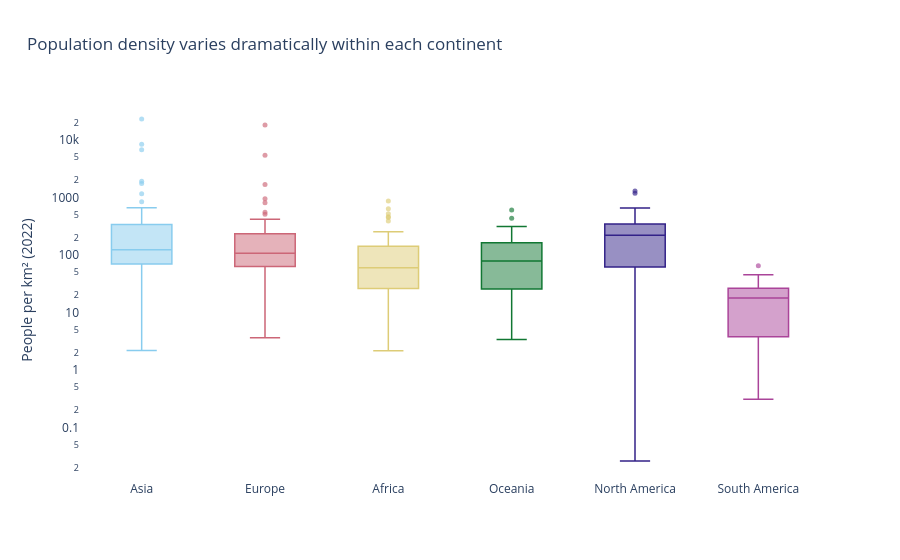

The notebook cell saved with this chart:
### Markdown cell above
**Chart choice & justification:** *Which chart did you choose, and why? Justify design choices.

*YOUR ANSWER HERE*

It is appropriate to use a box plot, as we are being asked to compare the variation within and between continents rather than just the average density. It makes it easier to compare differences in population density because it shows the median, interquartile range, and outliers.

### Code cell
fig = px.box(
    df,
    x='Continent',
    y='Density',
    color='Continent',
    points='outliers',
    title='Population density varies dramatically within each continent',
    labels={
        'Continent': '',
        'Density': 'People per km² (2022)'
    },
    color_discrete_sequence=px.colors.qualitative.Safe,
    template='plotly_white'
)

fig.update_traces(
    marker=dict(size=5, opacity=0.65),
    line=dict(width=1.5)
)

fig.update_layout(
    title_x=0.03,
    showlegend=False,
    xaxis_showgrid=False,
    yaxis_showgrid=False
)

fig.update_yaxes(type='log')

fig.show()

### Figure 1 — Plotly figure (JSON) as saved in the notebook; plotly's stock layout.template omitted (floating-point values rounded to 4 significant figures)
{"data": [{"alignmentgroup": "True", "boxpoints": "outliers", "hovertemplate": "=%{x}<br>People per km² (2022)=%{y}<extra></extra>", "legendgroup": "Asia", "line": {"width": 1.5}, "marker": {"color": "rgb(136, 204, 238)", "opacity": 0.65, "size": 5}, "name": "Asia", "notched": false, "offsetgroup": "Asia", "orientation": "v", "showlegend": true, "type": "box", "x": ["Asia", "Asia", "Asia", "Asia", "Asia", "Asia", "Asia", "Asia", "Asia", "Asia", "Asia", "Asia", "Asia", "Asia", "Asia", "Asia", "Asia", "Asia", "Asia", "Asia", "Asia", "Asia", "Asia", "Asia", "Asia", "Asia", "Asia", "Asia", "Asia", "Asia", "Asia", "Asia", "Asia", "Asia", "Asia", "Asia", "Asia", "Asia", "Asia", "Asia", "Asia", "Asia", "Asia", "Asia", "Asia", "Asia", "Asia", "Asia", "Asia", "Asia"], "x0": " ", "xaxis": "x", "y": [63.06, 93.48, 119.6, 1924.0, 1160.0, 20.38, 77.88, 92.62, 146.9, 53.72, 6783.0, 431.1, 144.7, 53.73, 101.5, 435.2, 328.0, 126.3, 7.119, 239.6, 33.16, 31.8, 525.2, 23170.0, 102.6, 1746.0, 2.173, 80.08, 207.6, 216.3, 14.79, 267.4, 844.1, 337.5, 232.6, 16.94, 8416.0, 517.1, 332.8, 119.5, 660.2, 69.55, 139.7, 90.18, 108.9, 13.18, 112.9, 77.4, 296.4, 63.82], "y0": " ", "yaxis": "y"}, {"alignmentgroup": "True", "boxpoints": "outliers", "hovertemplate": "=%{x}<br>People per km² (2022)=%{y}<extra></extra>", "legendgroup": "Europe", "line": {"width": 1.5}, "marker": {"color": "rgb(204, 102, 119)", "opacity": 0.65, "size": 5}, "name": "Europe", "notched": false, "offsetgroup": "Europe", "orientation": "v", "showlegend": true, "type": "box", "x": ["Europe", "Europe", "Europe", "Europe", "Europe", "Europe", "Europe", "Europe", "Europe", "Europe", "Europe", "Europe", "Europe", "Europe", "Europe", "Europe", "Europe", "Europe", "Europe", "Europe", "Europe", "Europe", "Europe", "Europe", "Europe", "Europe", "Europe", "Europe", "Europe", "Europe", "Europe", "Europe", "Europe", "Europe", "Europe", "Europe", "Europe", "Europe", "Europe", "Europe", "Europe", "Europe", "Europe", "Europe", "Europe", "Europe", "Europe", "Europe", "Europe", "Europe"], "x0": " ", "xaxis": "x", "y": [98.87, 170.6, 106.6, 45.93, 381.8, 63.14, 61.17, 71.22, 135.3, 133.1, 136.5, 29.32, 38.11, 16.37, 117.1, 233.5, 5442.0, 78.68, 811.6, 107.1, 3.62, 71.48, 147.8, 195.9, 955.0, 28.67, 245.8, 42.11, 250.4, 1688.0, 96.7, 18230.0, 45.4, 419.7, 81.42, 16.78, 127.5, 111.5, 82.47, 8.464, 551.8, 81.73, 115.1, 104.6, 93.99, 23.43, 211.7, 65.79, 277.9, 510.0], "y0": " ", "yaxis": "y"}, {"alignmentgroup": "True", "boxpoints": "outliers", "hovertemplate": "=%{x}<br>People per km² (2022)=%{y}<extra></extra>", "legendgroup": "Africa", "line": {"width": 1.5}, "marker": {"color": "rgb(221, 204, 119)", "opacity": 0.65, "size": 5}, "name": "Africa", "notched": false, "offsetgroup": "Africa", "orientation": "v", "showlegend": true, "type": "box", "x": ["Africa", "Africa", "Africa", "Africa", "Africa", "Africa", "Africa", "Africa", "Africa", "Africa", "Africa", "Africa", "Africa", "Africa", "Africa", "Africa", "Africa", "Africa", "Africa", "Africa", "Africa", "Africa", "Africa", "Africa", "Africa", "Africa", "Africa", "Africa", "Africa", "Africa", "Africa", "Africa", "Africa", "Africa", "Africa", "Africa", "Africa", "Africa", "Africa", "Africa", "Africa", "Africa", "Africa", "Africa", "Africa", "Africa", "Africa", "Africa", "Africa", "Africa", "Africa", "Africa", "Africa", "Africa", "Africa", "Africa", "Africa"], "x0": " ", "xaxis": "x", "y": [18.85, 28.55, 118.6, 4.519, 83.06, 463.1, 58.71, 147.1, 8.956, 13.8, 449.4, 48.31, 42.22, 110.7, 59.71, 31.33, 69.2, 111.7, 8.925, 253.2, 140.3, 56.37, 58.29, 87.33, 93.09, 75.96, 47.61, 3.872, 50.44, 172.2, 18.22, 4.595, 637.0, 871.9, 83.88, 41.13, 3.109, 20.69, 236.6, 17.46, 387.9, 523.1, 235.9, 88.03, 237.0, 120.0, 27.6, 49.05, 17.61, 24.85, 69.3, 155.8, 75.52, 195.6, 2.165, 26.6, 41.77], "y0": " ", "yaxis": "y"}, {"alignmentgroup": "True", "boxpoints": "outliers", "hovertemplate": "=%{x}<br>People per km² (2022)=%{y}<extra></extra>", "legendgroup": "Oceania", "line": {"width": 1.5}, "marker": {"color": "rgb(17, 119, 51)", "opacity": 0.65, "size": 5}, "name": "Oceania", "notched": false, "offsetgroup": "Oceania", "orientation": "v", "showlegend": true, "type": "box", "x": ["Oceania", "Oceania", "Oceania", "Oceania", "Oceania", "Oceania", "Oceania", "Oceania", "Oceania", "Oceania", "Oceania", "Oceania", "Oceania", "Oceania", "Oceania", "Oceania", "Oceania", "Oceania", "Oceania", "Oceania", "Oceania", "Oceania", "Oceania"], "x0": " ", "xaxis": "x", "y": [222.5, 3.403, 72.08, 50.88, 73.5, 312.9, 161.8, 229.7, 162.6, 603.2, 15.61, 19.17, 7.439, 106.8, 39.34, 21.91, 78.25, 25.06, 155.9, 143.0, 435.1, 26.81, 81.49], "y0": " ", "yaxis": "y"}, {"alignmentgroup": "True", "boxpoints": "outliers", "hovertemplate": "=%{x}<br>People per km² (2022)=%{y}<extra></extra>", "legendgroup": "North America", "line": {"width": 1.5}, "marker": {"color": "rgb(51, 34, 136)", "opacity": 0.65, "size": 5}, "name": "North America", "notched": false, "offsetgroup": "North America", "orientation": "v", "showlegend": true, "type": "box", "x": ["North America", "North America", "North America", "North America", "North America", "North America", "North America", "North America", "North America", "North America", "North America", "North America", "North America", "North America", "North America", "North America", "North America", "North America", "North America", "North America", "North America", "North America", "North America", "North America", "North America", "North America", "North America", "North America", "North America", "North America", "North America", "North America", "North America", "North America", "North America", "North America", "North America", "North America", "North America", "North America"], "x0": " ", "xaxis": "x", "y": [174.3, 212.1, 591.4, 29.4, 655.0, 17.65, 1189.0, 207.3, 3.851, 260.2, 101.4, 102.0, 430.5, 96.85, 230.7, 301.1, 0.0261, 364.6, 243.1, 163.9, 417.5, 92.74, 257.2, 325.8, 64.91, 43.04, 53.3, 58.46, 366.7, 522.2, 182.6, 292.0, 599.8, 24.22, 267.2, 1299.0, 298.4, 48.21, 36.09, 286.6], "y0": " ", "yaxis": "y"}, {"alignmentgroup": "True", "boxpoints": "outliers", "hovertemplate": "=%{x}<br>People per km² (2022)=%{y}<extra></extra>", "legendgroup": "South America", "line": {"width": 1.5}, "marker": {"color": "rgb(170, 68, 153)", "opacity": 0.65, "size": 5}, "name": "South America", "notched": false, "offsetgroup": "South America", "orientation": "v", "showlegend": true, "type": "box", "x": ["South America", "South America", "South America", "South America", "South America", "South America", "South America", "South America", "South America", "South America", "South America", "South America", "South America", "South America"], "x0": " ", "xaxis": "x", "y": [16.37, 11.13, 25.28, 25.93, 45.43, 65.02, 0.3105, 3.646, 3.762, 16.67, 26.49, 3.773, 18.91, 30.88], "y0": " ", "yaxis": "y"}], "layout": {"boxmode": "overlay", "legend": {"title": {"text": ""}, "tracegroupgap": 0}, "showlegend": false, "title": {"text": "Population density varies dramatically within each continent", "x": 0.03}, "xaxis": {"anchor": "y", "categoryarray": ["Asia", "Europe", "Africa", "Oceania", "North America", "South America"], "categoryorder": "array", "domain": [0, 1], "showgrid": false, "title": {"text": ""}}, "yaxis": {"anchor": "x", "domain": [0, 1], "showgrid": false, "title": {"text": "People per km² (2022)"}, "type": "log"}}}
